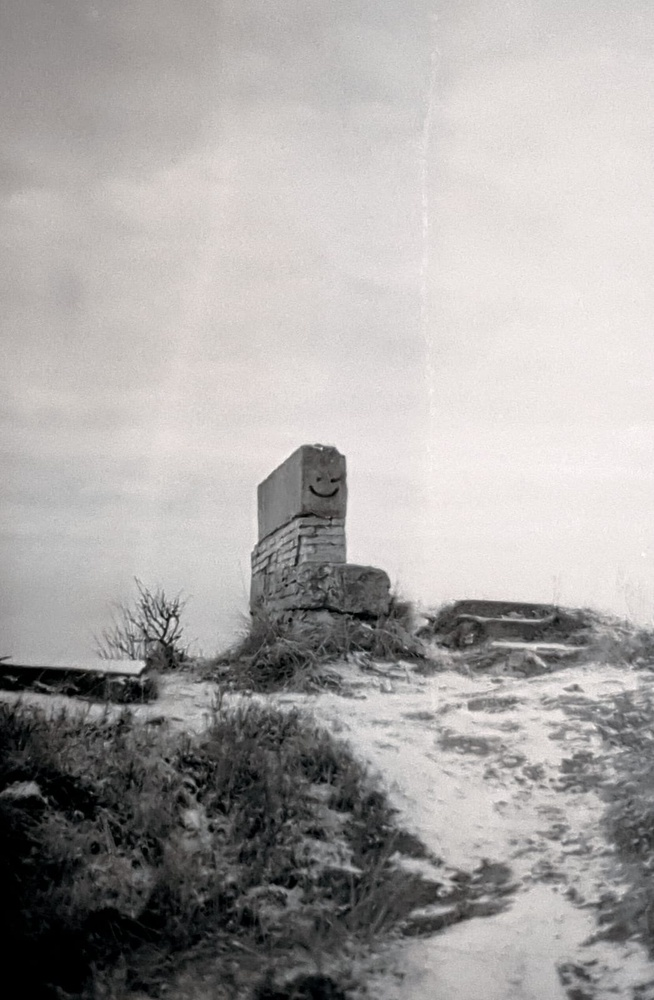
#> input picture kiegelis.jpeg, 654 x 1000 px, shrunk from 1046 x 1600 before the run, found by its file name
$ python pixel_sort_2.py
#> lines starting #> are read from the running program, lines starting #| are printed output that depends on the picture
from PIL import Image
import numpy as np

def apply_glitch(image_path):
#> called with image_path = 'kiegelis.jpeg'
    with Image.open(image_path) as img:
        # Convert image to RGB mode
#> img is the input picture: PIL image 654x1000 RGB; mean R, G, B 167.9, 165, 163.6
        img = img.convert("RGB")

        # Convert image to numpy array
        img_array = np.array(img)

        # Apply color channel manipulation (random shift)
        shifted_img = img_array.copy()
        shift_amount = np.random.randint(-82, 1, size=img_array.shape).astype(np.uint8)  # Explicit cast to uint8
        shifted_img += shift_amount
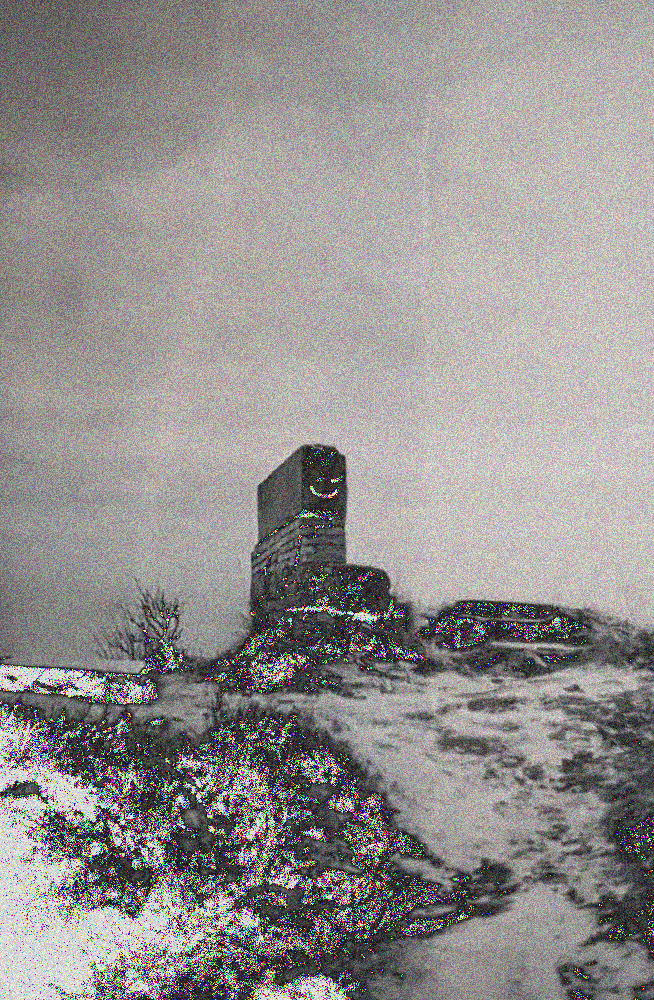
#> shifted_img: shape (1000, 654, 3); mean R, G, B 148.3, 144.9, 143.7

        # Clip the shifted image to ensure values stay within the uint8 range (0-255)
        shifted_img = np.clip(shifted_img, 0, 255)

        # Convert back to image
        shifted_img = Image.fromarray(shifted_img)

        # Save the glitched image
        output_path = "shifted_image.jpg"
        shifted_img.save(output_path)

    print("Glitched image saved as", output_path)

if __name__ == "__main__":
    image_path = "kiegelis.jpeg"
    apply_glitch(image_path)

$ run again, with bolangerie.png saved as kiegelis.jpeg
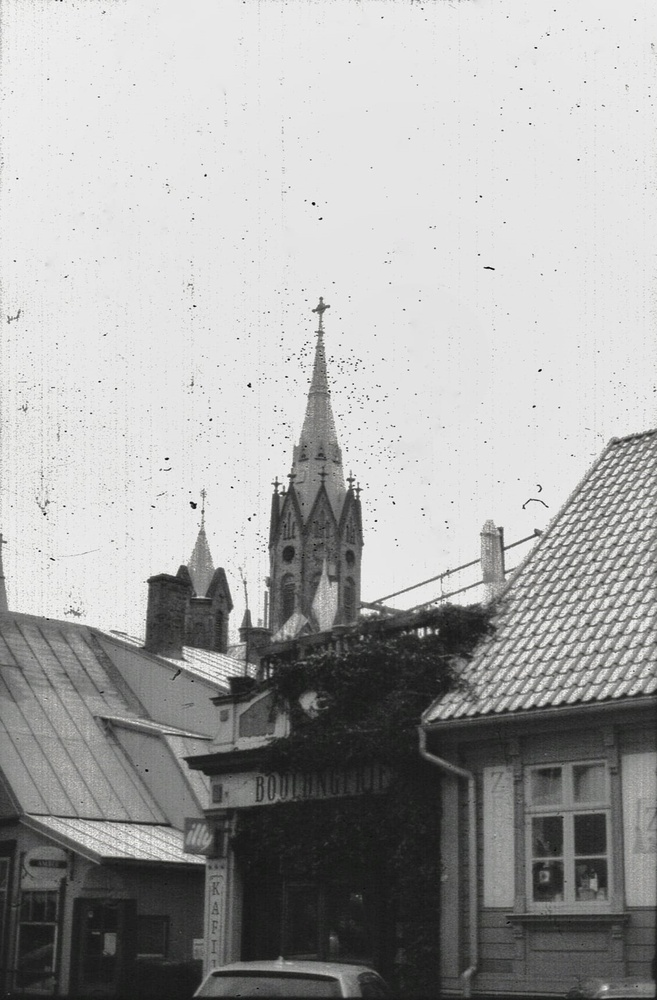
#> input picture bolangerie.png, 657 x 1000 px, shrunk from 1130 x 1721 before the run, found by its file name
#> in apply_glitch, img is the input picture: PIL image 657x1000 RGB; mean R, G, B 165.7, 165.8, 165.1
#> in apply_glitch, `shifted_img += shift_amount`:
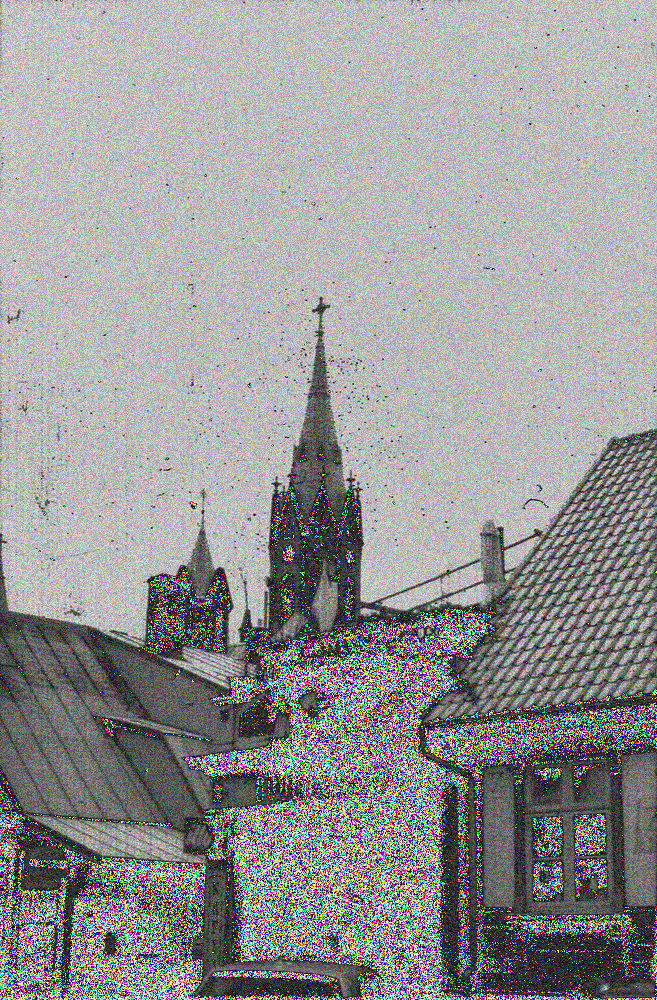
#> shifted_img: shape (1000, 657, 3); mean R, G, B 150.6, 150.5, 150.4

$ run again, with cut_and_inverted_image.jpg copied over kiegelis.jpeg
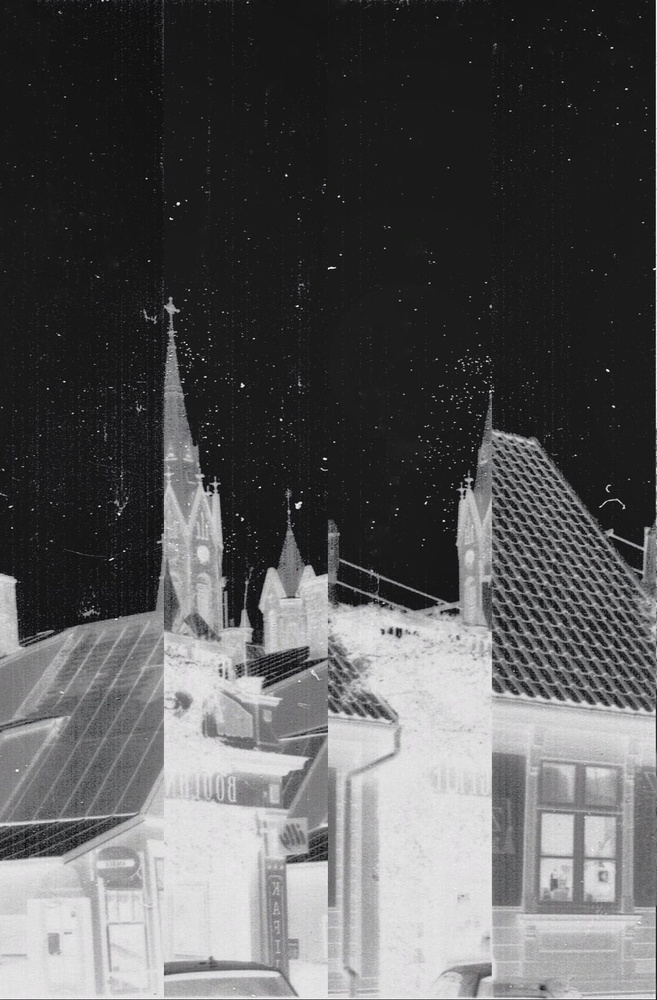
#> input picture cut_and_inverted_image.jpg, 657 x 1000 px, shrunk from 1130 x 1721 before the run, found by its file name
#> in apply_glitch, img is the input picture: PIL image 657x1000 RGB; mean R, G, B 89.3, 89.2, 89.8
#> in apply_glitch, `shifted_img += shift_amount`:
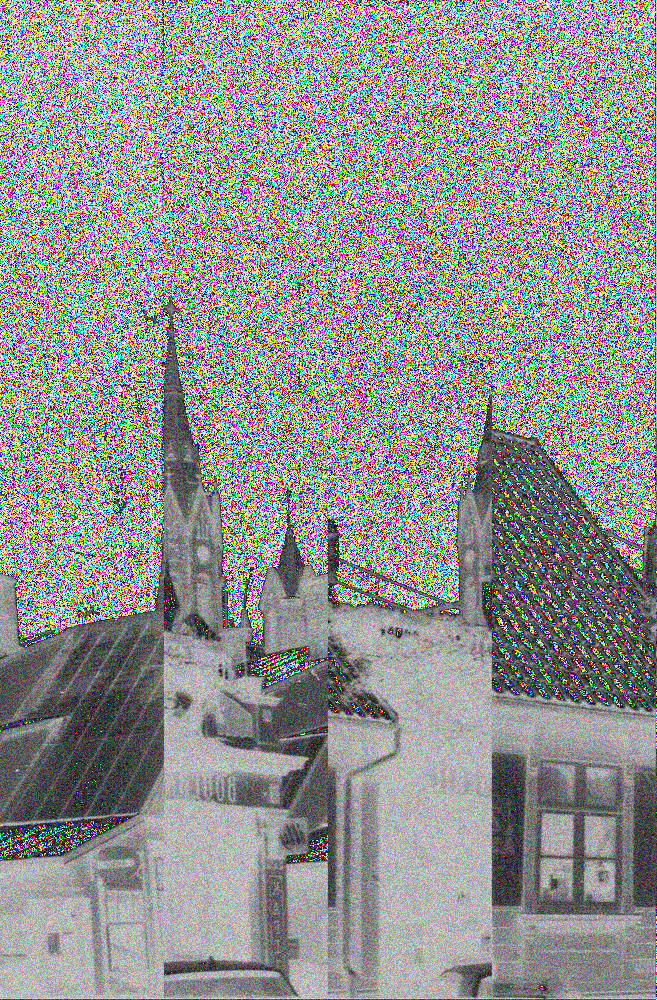
#> shifted_img: shape (1000, 657, 3); mean R, G, B 145.5, 145.3, 145.4

$ run again, with cut_inverted_and_flipped_image.jpg copied over kiegelis.jpeg
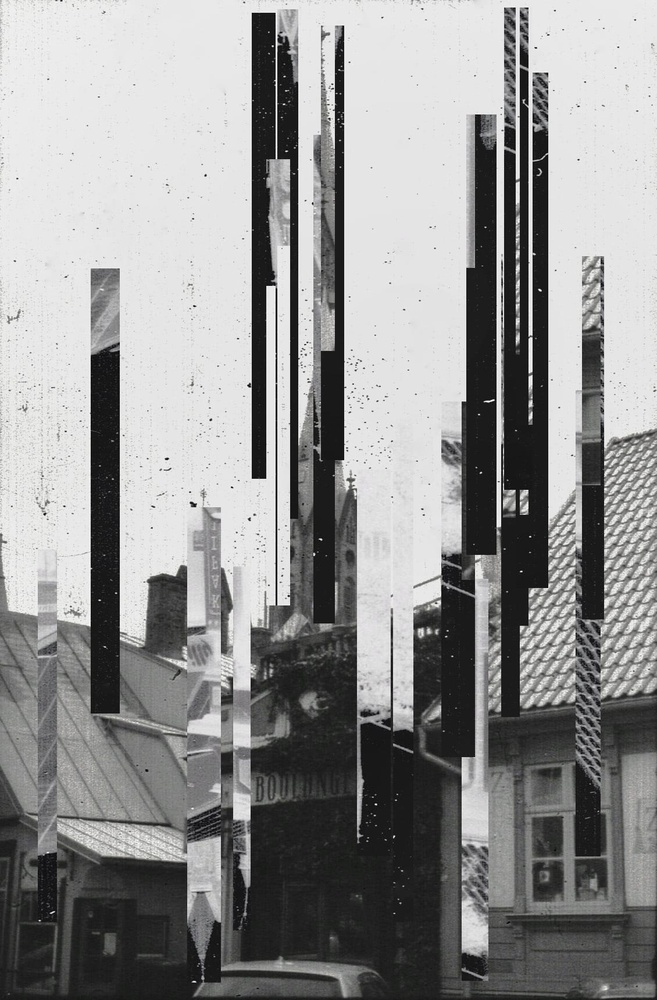
#> input picture cut_inverted_and_flipped_image.jpg, 657 x 1000 px, shrunk from 1130 x 1721 before the run, found by its file name
#> in apply_glitch, img is the input picture: PIL image 657x1000 RGB; mean R, G, B 146, 146, 145.7
#> in apply_glitch, `shifted_img += shift_amount`:
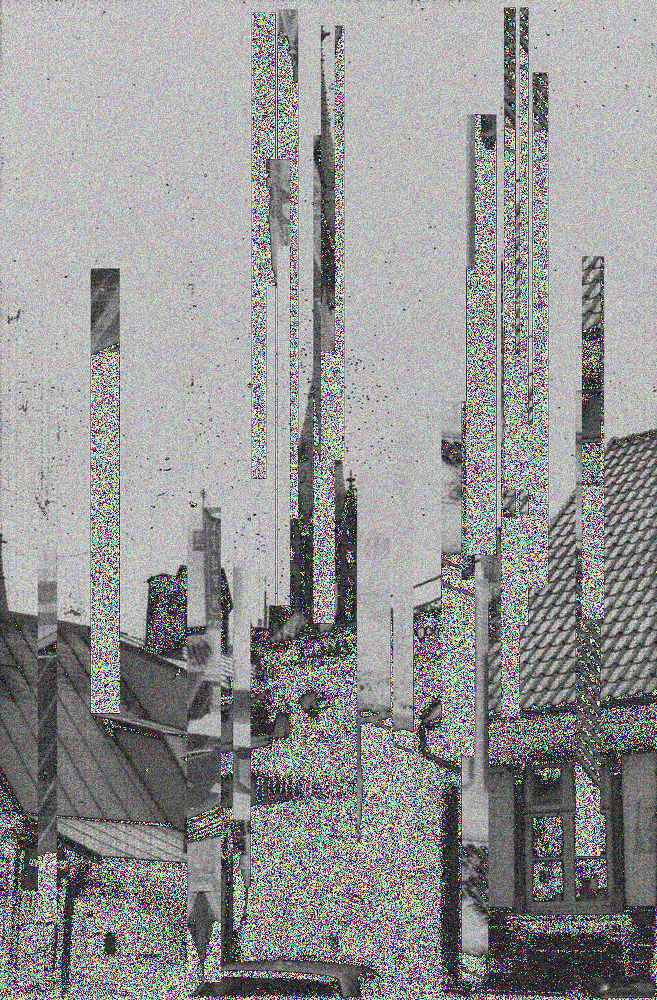
#> shifted_img: shape (1000, 657, 3); mean R, G, B 148.6, 148.4, 148.5
